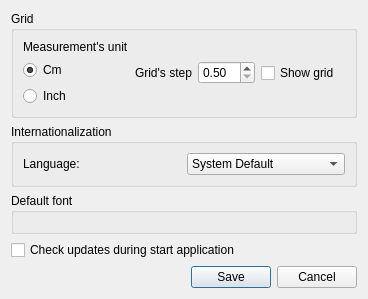
<?xml version="1.0" encoding="UTF-8"?>
<ui version="4.0">
 <class>SettingDlg</class>
 <widget class="QDialog" name="SettingDlg">
  <property name="geometry">
   <rect>
    <x>0</x>
    <y>0</y>
    <width>368</width>
    <height>266</height>
   </rect>
  </property>
  <property name="windowTitle">
   <string>Settings</string>
  </property>
  <property name="windowIcon">
   <iconset resource="images.qrc">
    <normaloff>:/new/prefix1/images/setting.png</normaloff>:/new/prefix1/images/setting.png</iconset>
  </property>
  <layout class="QVBoxLayout" name="verticalLayout">
   <item>
    <widget class="QGroupBox" name="groupBox">
     <property name="title">
      <string>Grid</string>
     </property>
     <layout class="QHBoxLayout" name="horizontalLayout_3">
      <item>
       <layout class="QVBoxLayout" name="verticalLayout_2">
        <item>
         <widget class="QLabel" name="label_2">
          <property name="text">
           <string>Measurement's unit</string>
          </property>
         </widget>
        </item>
        <item>
         <widget class="QRadioButton" name="rbCm">
          <property name="enabled">
           <bool>true</bool>
          </property>
          <property name="text">
           <string>Cm</string>
          </property>
          <property name="checked">
           <bool>true</bool>
          </property>
         </widget>
        </item>
        <item>
         <widget class="QRadioButton" name="rbInch">
          <property name="enabled">
           <bool>true</bool>
          </property>
          <property name="text">
           <string>Inch</string>
          </property>
         </widget>
        </item>
       </layout>
      </item>
      <item>
       <layout class="QHBoxLayout" name="horizontalLayout_2">
        <item>
         <widget class="QLabel" name="label">
          <property name="text">
           <string>Grid's step</string>
          </property>
         </widget>
        </item>
        <item>
         <widget class="QDoubleSpinBox" name="dsp1">
          <property name="minimum">
           <double>0.500000000000000</double>
          </property>
          <property name="singleStep">
           <double>0.100000000000000</double>
          </property>
         </widget>
        </item>
       </layout>
      </item>
      <item>
       <widget class="QCheckBox" name="chShowGrid">
        <property name="text">
         <string>Show grid</string>
        </property>
       </widget>
      </item>
     </layout>
    </widget>
   </item>
   <item>
    <widget class="QGroupBox" name="groupBox_2">
     <property name="title">
      <string>Internationalization</string>
     </property>
     <layout class="QVBoxLayout" name="verticalLayout_3">
      <item>
       <layout class="QHBoxLayout" name="horizontalLayout_4">
        <item>
         <widget class="QLabel" name="lblLanguage">
          <property name="text">
           <string>Language:</string>
          </property>
         </widget>
        </item>
        <item>
         <widget class="QComboBox" name="cmbLanguage">
          <item>
           <property name="text">
            <string>System Default</string>
           </property>
          </item>
          <item>
           <property name="text">
            <string>Arabic عربي</string>
           </property>
          </item>
          <item>
           <property name="text">
            <string>American English</string>
           </property>
          </item>
          <item>
           <property name="text">
            <string>Chinese</string>
           </property>
          </item>
          <item>
           <property name="text">
            <string>Dutch</string>
           </property>
          </item>
          <item>
           <property name="text">
            <string>French</string>
           </property>
          </item>
          <item>
           <property name="text">
            <string>Georgian ქართული</string>
           </property>
          </item>
          <item>
           <property name="text">
            <string>German</string>
           </property>
          </item>
          <item>
           <property name="text">
            <string>Italian</string>
           </property>
          </item>
          <item>
           <property name="text">
            <string>Portuguese</string>
           </property>
          </item>
          <item>
           <property name="text">
            <string>Russian Русский</string>
           </property>
          </item>
          <item>
           <property name="text">
            <string>Serbian</string>
           </property>
          </item>
          <item>
           <property name="text">
            <string>Serbian Latin</string>
           </property>
          </item>
          <item>
           <property name="text">
            <string>Spanish</string>
           </property>
          </item>
          <item>
           <property name="text">
            <string>Tamil தமிழ்</string>
           </property>
          </item>
          <item>
           <property name="text">
            <string>Ukraine Український</string>
           </property>
          </item>
         </widget>
        </item>
       </layout>
      </item>
     </layout>
    </widget>
   </item>
   <item>
    <widget class="QGroupBox" name="grpFont">
     <property name="title">
      <string>Default font</string>
     </property>
     <layout class="QVBoxLayout" name="verticalLayout_4">
      <item>
       <layout class="QHBoxLayout" name="fntLayout"/>
      </item>
     </layout>
    </widget>
   </item>
   <item>
    <widget class="QCheckBox" name="chkUpdates">
     <property name="text">
      <string>Check updates during start application</string>
     </property>
    </widget>
   </item>
   <item>
    <layout class="QHBoxLayout" name="horizontalLayout">
     <item>
      <spacer name="horizontalSpacer">
       <property name="orientation">
        <enum>Qt::Horizontal</enum>
       </property>
       <property name="sizeHint" stdset="0">
        <size>
         <width>40</width>
         <height>20</height>
        </size>
       </property>
      </spacer>
     </item>
     <item>
      <widget class="QPushButton" name="btnSave">
       <property name="text">
        <string>Save</string>
       </property>
      </widget>
     </item>
     <item>
      <widget class="QPushButton" name="btnCancel">
       <property name="text">
        <string>Cancel</string>
       </property>
      </widget>
     </item>
    </layout>
   </item>
  </layout>
 </widget>
 <resources>
  <include location="images.qrc"/>
 </resources>
 <connections>
  <connection>
   <sender>btnCancel</sender>
   <signal>clicked()</signal>
   <receiver>SettingDlg</receiver>
   <slot>reject()</slot>
   <hints>
    <hint type="sourcelabel">
     <x>175</x>
     <y>272</y>
    </hint>
    <hint type="destinationlabel">
     <x>199</x>
     <y>149</y>
    </hint>
   </hints>
  </connection>
  <connection>
   <sender>btnSave</sender>
   <signal>clicked()</signal>
   <receiver>SettingDlg</receiver>
   <slot>accept()</slot>
   <hints>
    <hint type="sourcelabel">
     <x>94</x>
     <y>272</y>
    </hint>
    <hint type="destinationlabel">
     <x>199</x>
     <y>149</y>
    </hint>
   </hints>
  </connection>
 </connections>
</ui>
